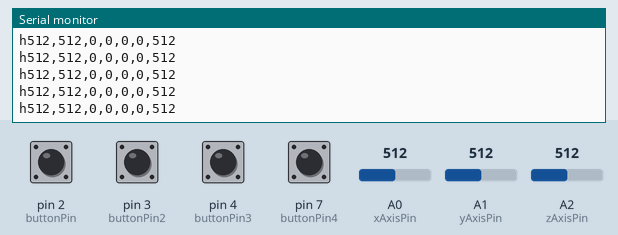
Recording of a sketch running on a simulated Arduino Uno, built with avr-gcc and run on an emulated ATmega328P. Shown: the last lines printed to the serial monitor. The inputs (shaded band) are chosen by the test bench; at power-on: pin 2 (buttonPin), pin 3 (buttonPin2), pin 4 (buttonPin3), pin 7 (buttonPin4) HIGH, A1 (yAxisPin) = 512, A2 (zAxisPin) = 512, A0 (xAxisPin) = 512.

Above: at 4.2 s.
4.3 s: A1 (yAxisPin) set to 105
At 5.4 s:
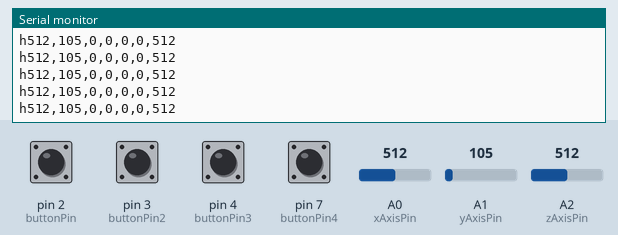
7.3 s: A1 (yAxisPin) set to 92
At 8.0 s:
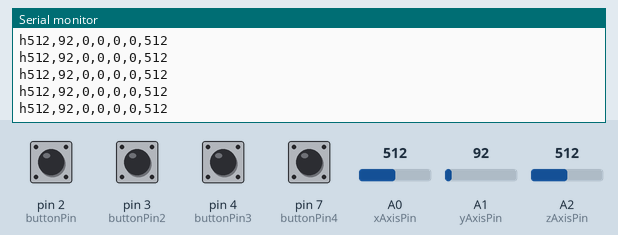
8.8 s: A2 (zAxisPin) set to 982
At 9.8 s:
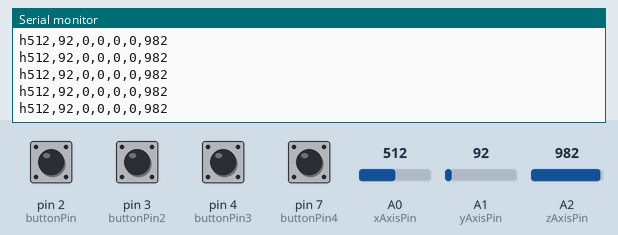
11.8 s: A2 (zAxisPin) set to 1011
At 12.9 s:
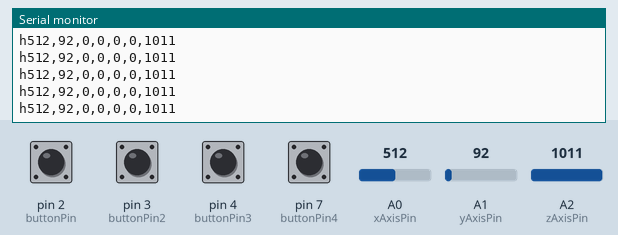
13.3 s: A1 (yAxisPin) set to 11
At 13.9 s:
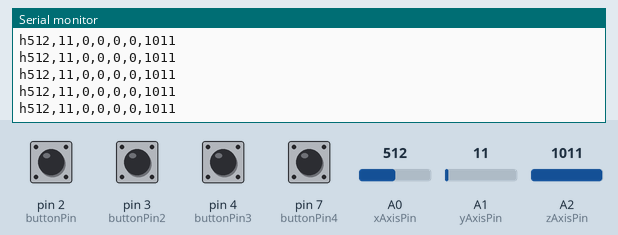
16.3 s: A1 (yAxisPin) set to 8
At 17.2 s:
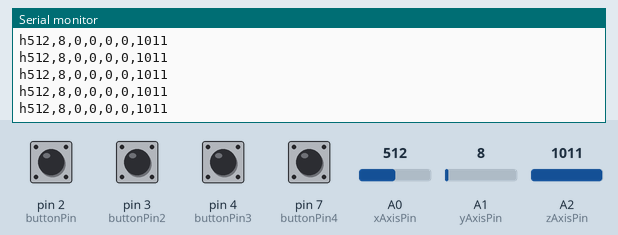
Timing chart, 0 to 19.3 s (numbered marks = the images above; inputs shaded):
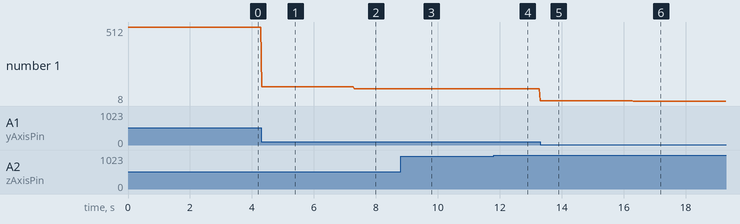

The sketch:

sketch_joystickUnity.ino
```cpp
//Sketch to control the input for the joystick and buttons.
//Input pins
int buttonPin = 2; //joystick press
int buttonPin2 = 3; //white button
int buttonPin3 = 4; // red button
int buttonPin4 = 7; // bluebutton
int xAxisPin = 14;  //Joysick x
int yAxisPin = 15; // Joystick y
int zAxisPin = 16; //Altitude potentiometer

//Ints to store offset value from calibration
int xAxisOffset = 0;
int yAxisOffset = 0;

void setup() {

pinMode(buttonPin, INPUT_PULLUP);//joy button
pinMode(buttonPin2, INPUT_PULLUP);//white button
pinMode(buttonPin3, INPUT_PULLUP);//red button
pinMode(buttonPin4, INPUT_PULLUP);//bluebutton

pinMode(xAxisPin, INPUT);
pinMode(yAxisPin, INPUT);
pinMode(zAxisPin, INPUT);

//Calibrating the controller, if this is not done the joystick doesn't work properly
xAxisOffset = 512 - analogRead(xAxisPin);
yAxisOffset = 512 - analogRead(yAxisPin);
Serial.begin(9600);
}

void loop() {
  //Prints input values to port

  Serial.flush();
  Serial.print('h'); //Header for serial port
  Serial.print(analogRead(xAxisPin)+ xAxisOffset);
  Serial.print(",");
  Serial.print(analogRead(yAxisPin)+ yAxisOffset);
  Serial.print(",");
  if (digitalRead(buttonPin)==LOW){
    Serial.print(1);
  }
  else{
    Serial.print(0);
  }

  Serial.print(",");

  if (digitalRead(buttonPin2)==LOW){
    Serial.print(1);
  }
  else{
    Serial.print(0);
  }

  Serial.print(",");

  if (digitalRead(buttonPin3)==LOW){
    Serial.print(1);

  }
  else{
    Serial.print(0);
  }

  Serial.print(",");

  if (digitalRead(buttonPin4)==LOW){
    Serial.print(1);

  }
  else{
    Serial.print(0);
  }

  Serial.print(",");
  Serial.print(analogRead(zAxisPin));

  Serial.println();

  Serial.flush();

  //Adding a delay - because unity calls the update once per frame, and the frame rate is anywhere from 50-100 fps, a delay is required so inputs are not just put on the queue, introducing input lag.
  delay(10);
}
```

Measured:
- after the input at 4.3 s, the serial monitor: prints a new line at once (image 1)
- after the input at 7.3 s, the serial monitor: prints a new line at once (image 2)
- after the input at 8.8 s, the serial monitor: prints a new line at once (image 3)
- after the input at 11.8 s, the serial monitor: prints a new line at once (image 4)
- after the input at 13.3 s, the serial monitor: prints a new line at once (image 5)
- after the input at 16.3 s, the serial monitor: prints a new line at once (image 6)
- plotted number 1: 512 → 105 after the input at 4.3 s, 105 → 92 after the input at 7.3 s, 92 → 11 after the input at 13.3 s, 11 → 8 after the input at 16.3 s
